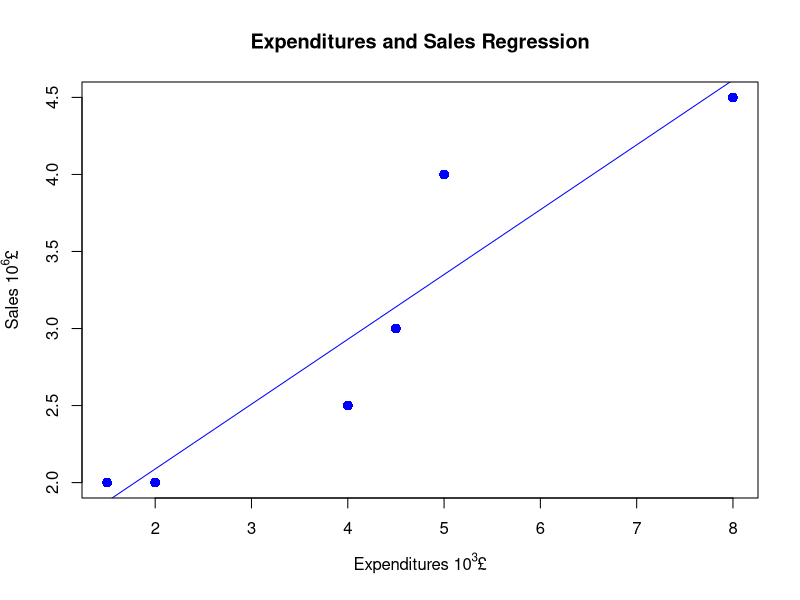

R code for this plot:
# Problem 8: Linear Regression
appliance.data <- data.frame(
  Region = c(1:6), Expenditure = c(1.5, 5.0, 8.0, 2.0, 4.0,4.5),
  Sales = c(2.0,4.0,4.5,2.0,2.5,3.0), stringsAsFactors = FALSE )

appliance.data

relation <- lm(formula = Sales ~ Expenditure,
               data = appliance.data)

# Give the chart file a name.
png(file = "problem8_Sales_Expenditure_regression.png")

# Plot the chart.
plot(appliance.data$Expenditure,appliance.data$Sales,col = "blue",main = "Expenditures and Sales Regression",
     abline(relation, col="blue"),cex = 1.3,pch = 16,xlab = expression(paste("Expenditures ", 10^3, "£")),
     ylab = expression(paste("Sales ", 10^6, "£")) )
# Save the file.
dev.off()

print(summary(relation))

# (b) Estimate the expected sales for a region where 6.3 thousand pounds are being spent on advertising.
a <- data.frame(Expenditure= 6.30)
result <-  predict(relation,a)
result
